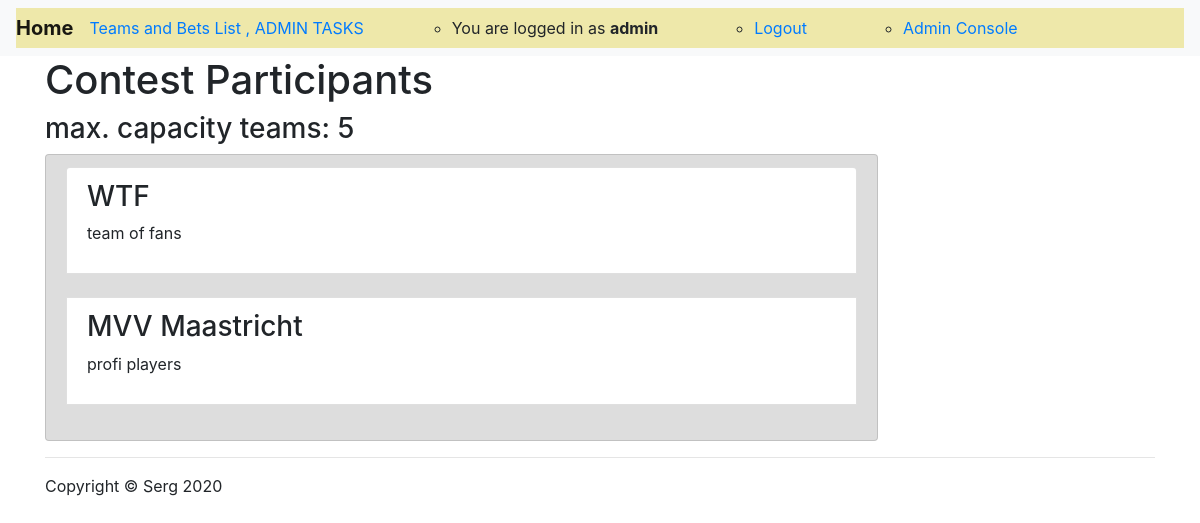
The page /contest/participants/hv9x38zuq6379ze1pv1x79az29mdrnm3/ (signed in) on the database its author committed.
### sergtoto/models.py (models this page shows, shortened)
class MyUser(AbstractBaseUser):
    username = models.CharField(verbose_name='username', max_length=100, unique=True, )
    email = models.EmailField()
    is_active = models.BooleanField(default=True)
    is_admin = models.BooleanField(default=False)
    is_employee = models.BooleanField(default=False)
    objects = MyUserManager()
    USERNAME_FIELD = 'username'
    REQUIRED_FIELDS = ['email']

class Contest(models.Model):
    contest_start_date = models.DateTimeField(blank=True)
    contest_started = models.BooleanField(default=False)
    contest_completed = models.BooleanField(default=False)
    slug = models.SlugField(max_length=32, unique=True, editable=True)
    game_length = models.IntegerField(default=10)
    pause_length = models.IntegerField(default=5)
    max_teams = models.IntegerField(default=20)
    games_sheduled = models.BooleanField(default=False)

class ParticipantTeam(models.Model):
    valid = models.BooleanField(default=False, blank=True)
    team = models.ForeignKey(Team, on_delete=models.CASCADE)
    contest = models.ForeignKey(Contest, on_delete=models.CASCADE)

class Team(models.Model):
    name = models.CharField(verbose_name='team_name', max_length=30, unique=True, )
    description = models.TextField()
    added_by = models.ForeignKey(MyUser, on_delete=models.CASCADE)
    slug = models.SlugField(blank=True)
    selected_for_contest = models.BooleanField(default=False, blank=True)

### sergtoto/views.py (the view)
# urls.py: path('contest/participants/<str:slug>/', contest_participants, name='contest_participants'),
def contest_participants(request, slug):
    contest = Contest.objects.get(slug=slug)
    participants = ParticipantTeam.objects.filter(contest__slug=slug)
    context = {
        'contest': contest,
        'participants': participants,
    }
    return render(request, 'contest_participants.html', context)

### sergtoto/templates/contest_participants.html (shortened to what this page needs)
{% extends 'base.html' %}
{% load static %}
{% block content %}
    <h1>Contest Participants</h1>
    <h3>max. capacity teams: {{ contest.max_teams }}</h3>
    <div class="col-lg-9">
    <div class="row list-group-item" style="background-color:#dddddd;">
        {% for participant in  participants %}
            <div class="list-group-item">
                <h3>{{ participant.team.name }}</h3>
                <p>{{ participant.team.description }}</p>
            </div>
            <br>
        {% endfor %}
    </div>
    </div>
{% endblock content %}

### sergtoto/templates/base.html (shortened to what this page needs)
{% load static %}
<!DOCTYPE html>
<html lang="en">
<head>
    <link rel="stylesheet" href="https://stackpath.bootstrapcdn.com/bootstrap/4.2.1/css/bootstrap.min.css"
>
    <link href="https://stackpath.bootstrapcdn.com/font-awesome/4.7.0/css/font-awesome.min.css" rel="stylesheet"
>
    <link rel="stylesheet"
          href="https://cdnjs.cloudflare.com/ajax/libs/tempusdominus-bootstrap-4/5.1.2/css/tempusdominus-bootstrap-4.min.css"
/>
</head>
<body>
<nav class="navbar navbar-expand-lg navbar-light bg-light">
    <div class="collapse navbar-collapse" style="background-color:palegoldenrod;">
        <div class="navbar-header">
            <a class="navbar-brand" href="/"><strong>Home</strong></a>
        </div>
        {% if user.is_authenticated %}
            <div class="caret collapse navbar-collapse">
            <ul class="nav navbar-nav">
                <li>
                    <div class="dropdown">
                        <a href="#" data-toggle="dropdown" role="button">
                            Teams and Bets List
                            {% if user.is_admin %}
                                , ADMIN TASKS
                            {% endif %}
                        </a>
                    </div>
                </li>
                <ul class="form-inline my-2 my-lg-0 m-auto">
                    <li class="ml-xl-5 mr-xl-5"><a>You are logged in as <strong> {{ user.username }}</strong></a></li>
                    <li class="ml-xl-5 mr-xl-5"><a href="{% url 'logout' %}">Logout</a></li>
                    {% if user.is_admin %}
                        <li class="ml-xl-5"><a href="{% url 'admin:index' %}">Admin Console</a></li>
                    {% endif %}
                </ul>
            </ul>
        {% endif %}
        </div>
    </div>
</nav>
<div class="container">
    {% if user.is_authenticated %}
        {% block content %}
        {% endblock content %}
    {% endif %}
</div>
<div class="container">
    <hr>
    <footer>
        <div class="row">
            <div class="col-lg-12">
                <p>Copyright &copy; Serg 2020</p>
            </div>
        </div>
    </footer>
</div>
</body>
</html>

### rows shown on the page
MyUser: username "admin"
Contest: max_teams "5"
ParticipantTeam: team.name "WTF", team.description "team of fans"
ParticipantTeam: team.name "MVV Maastricht", team.description "profi players"
